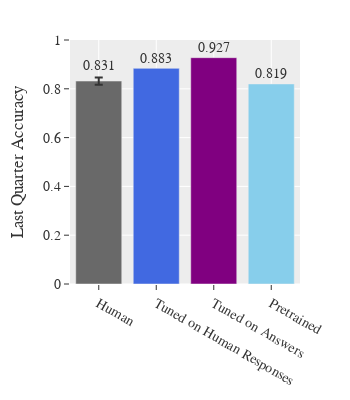

Notebook cell for this chart:
### Code cell
color_and_dash = {
                "SparseOr-2B": ('teal', 'solid'),
                "Human": ('rgb(105,105,105)', 'solid'),
                "Tuned112-2B": ('royalblue', 'solid'),
                "Tuned112-7B": ('royalblue', 'solid'),
                "Tuned112-7B-AnswerLoss": ('purple', 'solid'),
                "GPT2-Tuned112": ('purple', 'solid'),
                "Tuned92-7B": ('teal', 'solid'),
                "Tuned92-7B-Special": ('rgb(127, 201, 170)', 'solid'),
                "Pretrained-2B": ('skyblue', 'dashdot'),
                "Pretrained-7B": ('skyblue', 'dashdot'),
                "PTG16": ('coral', 'solid'),
                }

name_to_id = {'Tuned112-7B': 'gemma7b-tuned112', 
                'Tuned112-7B-AnswerLoss': 'gemma7b-tuned112-answerloss',
                'Pretrained-7B': 'gemma7b-pretrained'}

pretty_name = {'Tuned112-7B': 'Tuned on Human Responses', 
                'Tuned112-7B-AnswerLoss': 'Tuned on Answers',
                'Pretrained-7B': 'Pretrained'}


def make_bar(model_table, models, human_row):
    fig = go.Figure()
    
    hscore = human_row[human_row['rule_type'] == 'All']['last_quarter_mean'].item()
    hsd = human_row[human_row['rule_type'] == 'All']['last_quarter_sd'].item()
    fig.add_trace(go.Bar(x= ['Human'], 
                    y=[hscore], showlegend=False, marker_color=color_and_dash['Human'][0],
                    error_y=dict(type='data', symmetric=True, array=[hsd])))
    fig.add_annotation(x="Human", y=hscore+0.06, showarrow=False, text=str(hscore)[:5])
    
    for model in models:
        mid = name_to_id[model]
        score = model_table[(model_table['subject'] == mid) & 
                    (model_table['rule_type'] == "All")]['last_quarter'].item()
        fig.add_trace(go.Bar(x= [pretty_name[model]], 
                    y=[score], showlegend=False, marker_color=color_and_dash[model][0]))

        fig.add_annotation(x=pretty_name[model], y=score+0.04, showarrow=False, text=str(score)[:5])
    fig.update_layout(width=500, height=400, template='ggplot2')
    fig.update_layout(
        margin=dict(l=70, r=50, t=40, b=60),
    )

    fig.update_yaxes(title='Last Quarter Accuracy', range=[0,1])
    fig.update_layout(font_size=14, font_family='times new roman', 
            )
    fig.update_layout(width=350)

    return fig

fig = make_bar(model_table, ['Tuned112-7B', 'Tuned112-7B-AnswerLoss', 'Pretrained-7B'], human_row)
fig.show()
# fig.write_image('./analysis/fig/e3_lastquarteraccuracy.pdf')

### Figure 1 — Plotly figure (JSON) as saved in the notebook; plotly's stock layout.template omitted (floating-point values rounded to 4 significant figures)
{"data": [{"error_y": {"array": [0.01494], "symmetric": true, "type": "data"}, "marker": {"color": "rgb(105,105,105)"}, "showlegend": false, "type": "bar", "x": ["Human"], "y": [0.8317]}, {"marker": {"color": "royalblue"}, "showlegend": false, "type": "bar", "x": ["Tuned on Human Responses"], "y": [0.8838]}, {"marker": {"color": "purple"}, "showlegend": false, "type": "bar", "x": ["Tuned on Answers"], "y": [0.9276]}, {"marker": {"color": "skyblue"}, "showlegend": false, "type": "bar", "x": ["Pretrained"], "y": [0.8198]}], "layout": {"annotations": [{"showarrow": false, "text": "0.831", "x": "Human", "y": 0.8917}, {"showarrow": false, "text": "0.883", "x": "Tuned on Human Responses", "y": 0.9238}, {"showarrow": false, "text": "0.927", "x": "Tuned on Answers", "y": 0.9676}, {"showarrow": false, "text": "0.819", "x": "Pretrained", "y": 0.8598}], "font": {"family": "times new roman", "size": 14}, "height": 400, "margin": {"b": 60, "l": 70, "r": 50, "t": 40}, "width": 350, "yaxis": {"range": [0, 1], "title": {"text": "Last Quarter Accuracy"}}}}
